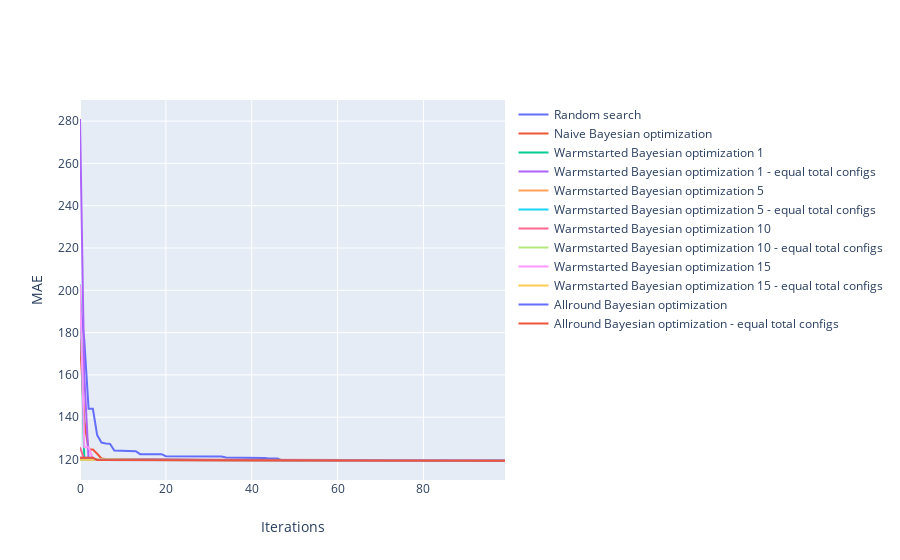

This figure's notebook cell:
### Code cell
hopt_exp.visualize_avg_performance('COAST_diff_17520')
